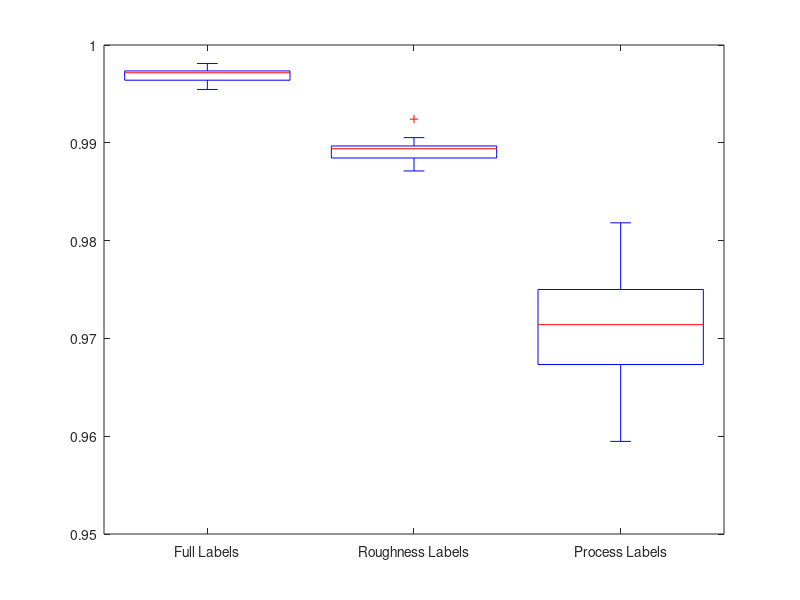
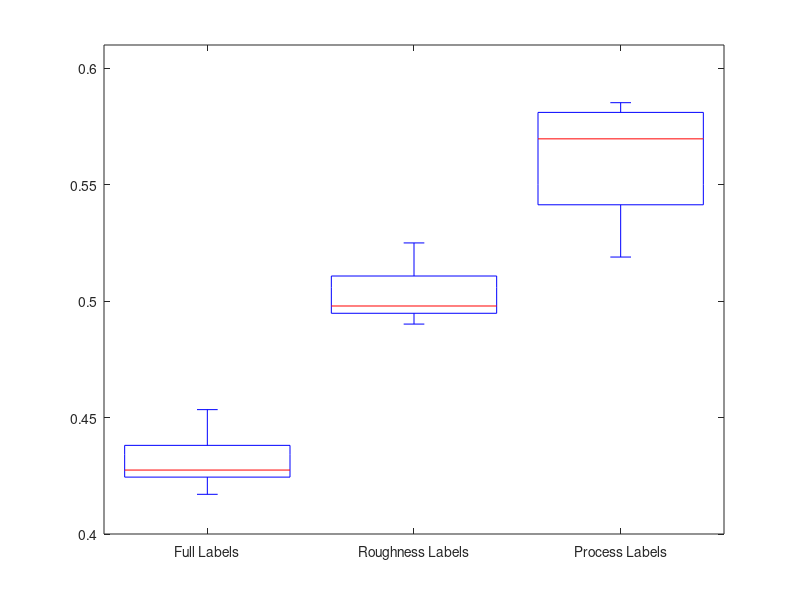

Source code (MATLAB) for these figures, in order:
%% 64p Dataset
acc_full = [0.996969696969697; 0.9954545454545455; 0.9962121212121212;
    0.9973484848484848; 0.9981060606060606; 0.996969696969697;
    0.9958333333333333; 0.9973484848484848; 0.9977272727272727;
    0.9973484848484848];

acc_roughness = [0.9893939393939394; 0.9924242424242424; 0.9893939393939394; 
    0.9897727272727272; 0.9882575757575758; 0.9893939393939394;
	0.990530303030303; 0.9871212121212121; 0.9882575757575758; 
    0.9890151515151515];

acc_process = [0.9818181818181818; 0.9715909090909091; 0.975; 0.975; 
    0.959469696969697; 0.9712121212121212; .9704545454545455; 
    0.9772727272727273; 0.9617424242424243; 0.9662878787878788];
					 
acc_ab = 0.16666666666666666;
acc_ba = 0.4100757575757576;

figure('name','Linear : 64 by 80 dataset','NumberTitle','off')
acc_64p = [acc_full acc_roughness acc_process];
boxplot(acc_64p, 'Labels',... 
    {'Full Labels','Roughness Labels','Process Labels'})

%% centred_patch_64p Dataset (normalized)
acc_full = [0.42803030303030304; 0.42424242424242425; 0.4268939393939394;
	0.4412878787878788; 0.41704545454545455; 0.425; 0.44242424242424244;
	0.4196969696969697;	0.45340909090909093; 0.4284090909090909];

acc_roughness = [0.5; 0.49583333333333335; 0.49015151515151517;
	0.5166666666666667; 0.5056818181818182; 0.49507575757575756;
	0.525; 0.4946969696969697; 0.5125; 0.4909090909090909];

acc_process = [0.5287878787878788; 0.5189393939393939; 0.5825757575757575;
	0.5397727272727273; 0.5814393939393939; 0.5462121212121213;
	0.5659090909090909; 0.5799242424242425; 0.5734848484848485;
	0.5852272727272727];
					 
acc_ab = 0.16666666666666666;
acc_ba = 0.16666666666666666;

figure('name','Linear : 64 by 64 patches dataset','NumberTitle','off')
acc_64p = [acc_full acc_roughness acc_process];
boxplot(acc_64p, 'Labels',... 
    {'Full Labels','Roughness Labels','Process Labels'})
ylim([0.40 0.61])